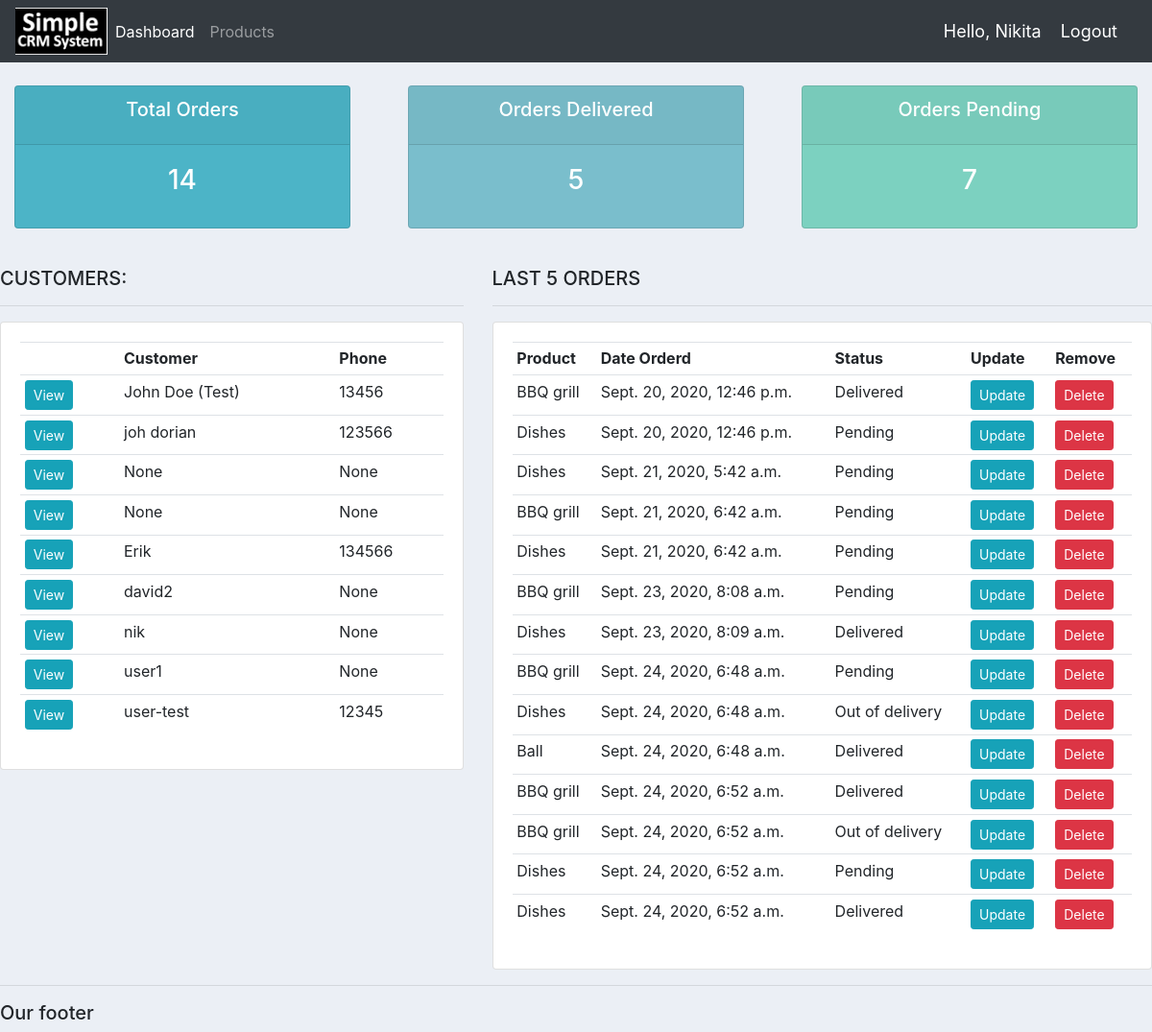
The app's page / (signed in) with its own data.
### crm_app/models.py (models this page shows, shortened)
class Customer(models.Model):
    user = models.OneToOneField(User, null = True, blank = True, on_delete = models.CASCADE)
    name = models.CharField(max_length = 200, null = True)
    phone = models.CharField(max_length = 200, null = True)
    email = models.CharField(max_length = 200, null = True)
    profile_pic = models.ImageField(default = "logo4.jpg", null = True, blank = True)
    date_created = models.DateTimeField(auto_now_add= True, null = True)

class Order(models.Model):
    STATUS = (
        ('Pending', 'Pending'),
        ('Out of delivery', 'Out of delivery'),
        ('Delivered', 'Delivered'),
        )
    customer = models.ForeignKey(Customer, null = True, on_delete = models.SET_NULL)
    product = models.ForeignKey(Product, null = True, on_delete = models.SET_NULL)
    date_created = models.DateTimeField(auto_now_add= True, null = True)
    status = models.CharField(max_length = 200, null = True, choices = STATUS)
    note = models.CharField(max_length= 1000, null =True)

class Product(models.Model):
    CATEGORY = (
        ('Indoor', 'Indoor'),
        ('Out Door', 'Out Door'),
        )
    name = models.CharField(max_length = 200, null = True)
    price = models.FloatField(null = True)
    category = models.CharField(max_length = 200, null = True, choices = CATEGORY)
    desciption = models.CharField(max_length = 200, null = True, blank = True)
    date_created = models.DateTimeField(auto_now_add= True, null = True)
    tags = models.ManyToManyField(Tag)
    def __str__(self):
        return self.name

### crm_app/decorators.py (the view)
	def wrapper_function(request, *args, **kwargs):
		group = None
		if request.user.groups.exists():
			group = request.user.groups.all()[0].name
		if group == 'customer':
			return redirect('user-page')
		if group == 'admin':
			return view_func(request, *args, **kwargs)

### crm_app/views.py (called while the page is built)
@login_required(login_url = 'login')
@admin_only
def home(request):
    orders = Order.objects.all()
    customers = Customer.objects.all()
    total_customers = customers.count()
    total_orders = orders.count()
    delivered = orders.filter(status = 'Delivered').count()
    pending = orders.filter(status = 'Pending').count()
    context = {'orders': orders , 'customers': customers,
    'total_orders': total_orders,'delivered':delivered,
    'pending': pending}
    return render(request,'crm_app/dashboard.html', context)

### crm_app/templates/crm_app/dashboard.html
{% extends 'crm_app/main.html' %}
{% block content %}
{% include 'crm_app/status.html' %}
<br>
<div class="row">
	<div class="col-md-5">
		<h5>CUSTOMERS:</h5>
		<hr>
		<div class="card card-body">
			<table class="table table-sm">
				<tr>
					<th></th>
					<th>Customer</th>
					<th>Phone</th>
				</tr>
				{% for customer in customers %}
					<tr>
						<td><a class="btn btn-sm btn-info" href="{% url 'customer' customer.id %}">View</a></td>
						<td>{{customer.name}}</td>
						<td>{{customer.phone}}</td>
					</tr>
				{% endfor %}
			</table>
		</div>
	</div>
	<div class="col-md-7">
		<h5>LAST 5 ORDERS</h5>
		<hr>
		<div class="card card-body">
			<table class="table table-sm">
				<tr>
					<th>Product</th>
					<th>Date Orderd</th>
					<th>Status</th>
					<th>Update</th>
					<th>Remove</th>
				</tr>
				{% for order in orders %}
				<tr>
					<td>{{order.product}}</td>
					<td>{{order.date_created}}</td>
					<td>{{order.status}}</td>
					<td><a class="btn btn-sm btn-info" href="{% url 'update_order' order.id %}">Update</a></td>
					<td><a class="btn btn-sm btn-danger" href="{% url 'delete_order' order.id %}">Delete</a></td>
				</tr>
				{% endfor %}
			</table>
		</div>
	</div>
</div>
{% endblock %}

### crm_app/templates/crm_app/main.html (shortened to what this page needs)
{% load static %}
<!DOCTYPE html>
<html>
<head>
    <link rel="stylesheet" href="https://stackpath.bootstrapcdn.com/bootstrap/4.3.1/css/bootstrap.min.css"
>
    <link rel="stylesheet" type="text/css" href="{% static '/css/main.css' %}">
</head>
<body>
    {% include 'crm_app/navbar.html' %}
    {% block content %}
    {% endblock %}
    <hr>
    <h5>Our footer</h5>
</body>
</html>

### crm_app/templates/crm_app/navbar.html (shortened to what this page needs)
{% load static %}
<nav class="navbar navbar-expand-lg navbar-dark bg-dark">
  <img src="{% static 'images/logo.png' %}">
    <div class="collapse navbar-collapse" id="navbarNav">
      <ul class="navbar-nav">
        {% if request.user.is_staff %}
        <li class="nav-item active">
          <a class="nav-link" href="{% url 'home' %}">Dashboard</a>
        </li>
        <li class="nav-item">
          <a class="nav-link" href="{% url 'products' %}">Products</a>
        </li>
        {% else %}
        <li class="nav-item">
         <a class="nav-link" href="{% url 'account' %}">Settings</a>
       </li>
        {% endif %}
      </ul>
    </div>
    <span class = "hello-msg">Hello, {{request.user}}</span>
    <span ><a class = "hello-msg" href = "{% url 'logout' %}">Logout</a></span>
  </nav>

### crm_app/templates/crm_app/status.html
<br>
<div class="row">
	<div class="col">
		<div class="col-md">
			<div class="card text-center text-white  mb-3" id="total-orders">
			  	<div class="card-header">
			  		<h5 class="card-title">Total Orders</h5>
			  	</div>
			  	<div class="card-body">
			    	<h3 class="card-title">{{total_orders}}</h3>
			  	</div>
			</div>
		</div>
	</div>
	<div class="col">
		<div class="col-md">
			<div class="card text-center text-white  mb-3" id="orders-delivered">
			  	<div class="card-header">
			  		<h5 class="card-title">Orders Delivered</h5>
			  	</div>
			  	<div class="card-body">
			    	<h3 class="card-title">{{delivered}}</h3>
			  	</div>
			</div>
		</div>
	</div>
	<div class="col">
		<div class="col-md">
			<div class="card text-center text-white  mb-3" id="orders-pending">
			  	<div class="card-header">
			  		<h5 class="card-title">Orders Pending</h5>
			  	</div>
			  	<div class="card-body">
			    	<h3 class="card-title">{{pending}}</h3>
			  	</div>
			</div>
		</div>
	</div>
</div>

### static/css/main.css (style rules this page uses)
body { background-color: #ebeff5; }
#total-orders { background-color: #4cb4c7; }
#orders-delivered { background-color: #7abecc; }
#orders-pending { background-color: #7CD1C0; }

### crm_app/templates/crm_app/navbar.html (style rules this page uses)
.hello-msg { font-size: 18px; color: white; margin-right: 20px; }

### records on screen
Customer: name "John Doe (Test)", phone "13456"
Customer: name "joh dorian", phone "123566"
Customer: name "None", phone "None"
Customer: name "None", phone "None"
Customer: name "Erik", phone "134566"
Customer: name "david2", phone "None"
Customer: name "nik", phone "None"
Customer: name "user1", phone "None"
Customer: name "user-test", phone "12345"
Order: product "BBQ grill", date_created "Sept. 20, 2020, 12:46 p.m.", status "Delivered"
Order: product "Dishes", date_created "Sept. 20, 2020, 12:46 p.m.", status "Pending"
Order: product "Dishes", date_created "Sept. 21, 2020, 5:42 a.m.", status "Pending"
Order: product "BBQ grill", date_created "Sept. 21, 2020, 6:42 a.m.", status "Pending"
Order: product "Dishes", date_created "Sept. 21, 2020, 6:42 a.m.", status "Pending"
Order: product "BBQ grill", date_created "Sept. 23, 2020, 8:08 a.m.", status "Pending"
Order: product "Dishes", date_created "Sept. 23, 2020, 8:09 a.m.", status "Delivered"
Order: product "BBQ grill", date_created "Sept. 24, 2020, 6:48 a.m.", status "Pending"
Order: product "Dishes", date_created "Sept. 24, 2020, 6:48 a.m.", status "Out of delivery"
Order: product "Ball", date_created "Sept. 24, 2020, 6:48 a.m.", status "Delivered"
Order: product "BBQ grill", date_created "Sept. 24, 2020, 6:52 a.m.", status "Delivered"
Order: product "BBQ grill", date_created "Sept. 24, 2020, 6:52 a.m.", status "Out of delivery"
Order: product "Dishes", date_created "Sept. 24, 2020, 6:52 a.m.", status "Pending"
Order: product "Dishes", date_created "Sept. 24, 2020, 6:52 a.m.", status "Delivered"

### other values on screen
{{ request.user }} "Nikita"
{{ total_orders }} "14"
{{ delivered }} "5"
{{ pending }} "7"
